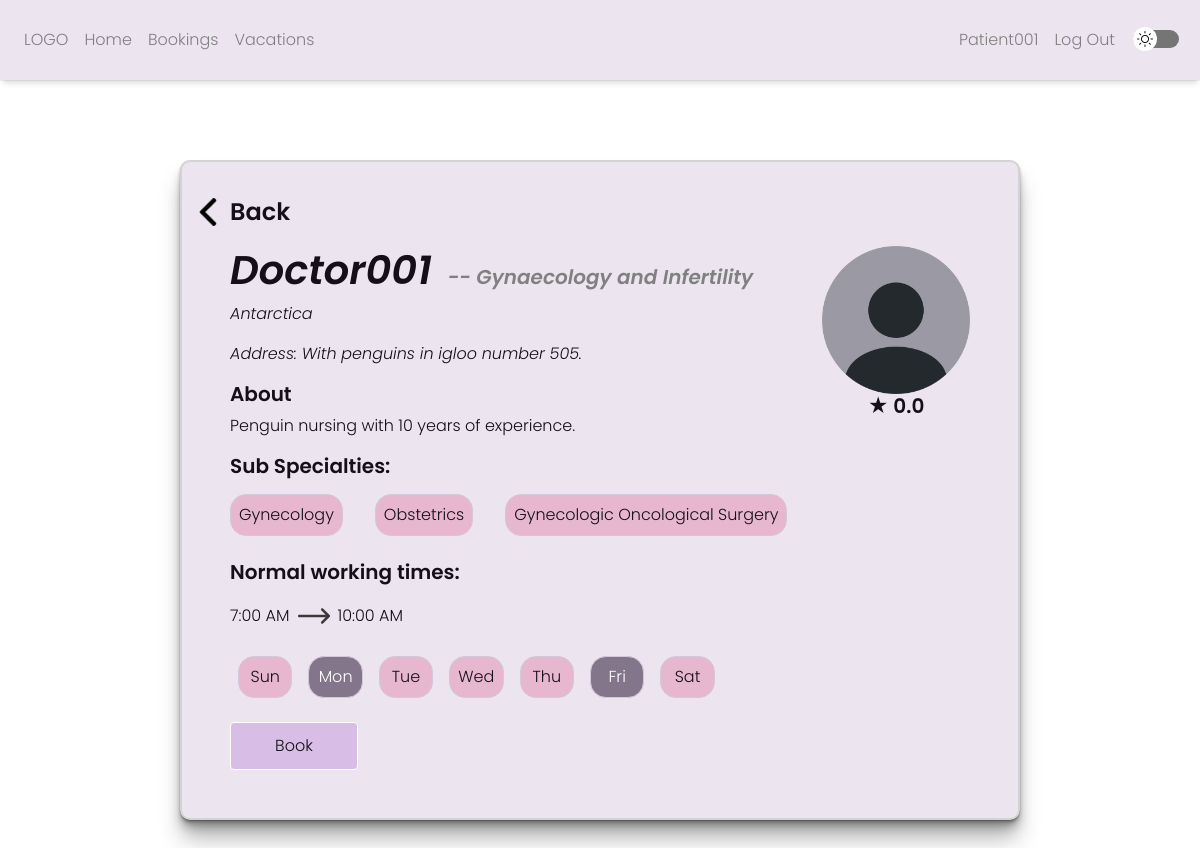
Page /profile/3 (signed in) on the earlier database version.
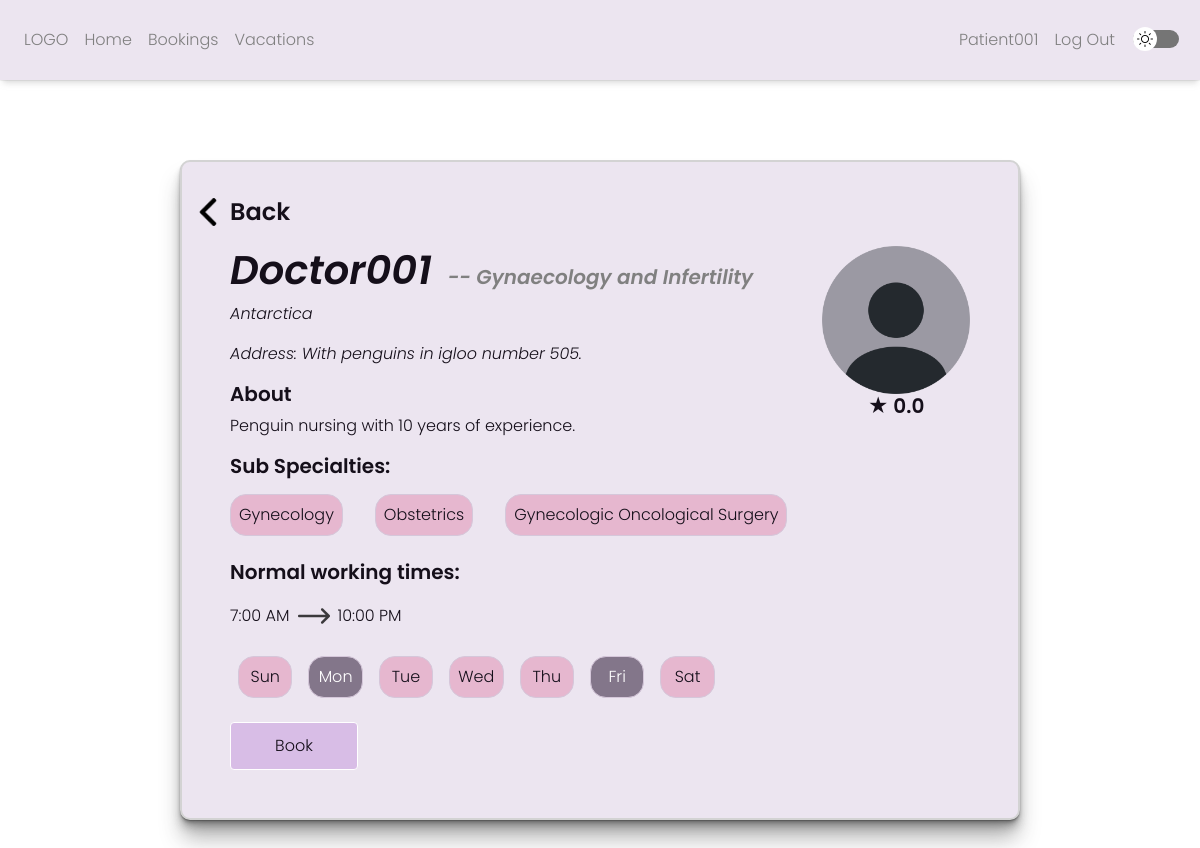
Same page on the later database version.
### YOKO_Clinics/models.py (models this page shows)
class User(AbstractUser):
    is_doctor = models.BooleanField(default=False)
    rating = models.DecimalField(null=True, max_digits=3, decimal_places=2, default=0)
    country = models.CharField(null=True, max_length=100, blank=True)
    state = models.CharField(null=True, max_length=100, blank=True)
    city = models.CharField(null=True, max_length=100, blank=True)
    address = models.CharField(null=True, max_length=1000, blank=True)
    bio = models.CharField(null=True, max_length=10000, blank=True)
    start_time = models.TimeField(null=True, blank=True)
    end_time = models.TimeField(null=True, blank=True)
    main_specialty = models.CharField(max_length=1000, default="")

### YOKO_Clinics/views.py (the view)
# urls.py: path("profile/<int:id>", views.profile, name="profile"),
@login_required
def profile(request,id):
    target = User.objects.get(id=id)
    if target.is_doctor == False:
        raise Http404("This page does not exist")
    if request.method == "POST":
        pass
    else:
        specialties = expertise.objects.filter(doctor_id=id).values_list('type_id',flat=True)
        day = repeated_vacations.objects.filter(doctor_id=id).values_list('day',flat=True)
        days = [0,0,0,0,0,0,0]
        for d in day:
            days[d - 1] = 1
        sub = []
        for specialty in specialties:
            sub.append(types.objects.get(id=specialty))
        vacay = repeated_vacations.objects.filter(doctor_id=id).values_list('day',flat=True)
        days1 = [1,2,3,4,5,6,7]
        vaycays = []
        for i in days1:
            if(i not in vacay):
                vaycays.append(i)
        return render(request, "YOKO_Clinics/profile.html",{
            'target': target,
            'sub': sub,
            'days': days,
            'repeated': vaycays
        })

### YOKO_Clinics/templates/YOKO_Clinics/profile.html (shortened to what the changed rows need)
{% extends "YOKO_Clinics/layout.html" %}
{% load static %}
{% block body %}
{% if user.id == target.id %}
    <div class="profile_frame">
        <script>
            function hide1(){
                document.getElementById("beep1").style.display = "none";
            }
            function hide(i){
                document.getElementById("beepo" + i).style.display = "none";
            }
        </script>
        <div class="back">
            <img src="../static/YOKO_Clinics/left-arrow.png" style="width:1.75rem;height:1.75rem;margin-right:0.5rem;cursor: pointer;" id="back_arrow">
            <p class="backp" id="back_thing">Back</p>
        </div>
        <div class="alert" id="beep1" style="display:none;">
            <a class="close" data-dismiss="alert" href="#" onclick="hide1()">×</a>
        </div>
        <div id="error_msgs">
        </div>
        <div class="mini_profile_div">
            <div>
                <div class="main_specialty_container">
                    <h1 id="target_username" style="font-family: 'Poppins_BoldItalic', system-ui, -apple-system, BlinkMacSystemFont, 'Segoe UI', Roboto, Oxygen, Ubuntu, Cantarell, 'Open Sans', 'Helvetica Neue', sans-serif;"></h1>
                    <h5 id="main_specialty" style="color: grey;font-family: 'Poppins_BoldItalic', system-ui, -apple-system, BlinkMacSystemFont, 'Segoe UI', Roboto, Oxygen, Ubuntu, Cantarell, 'Open Sans', 'Helvetica Neue', sans-serif;">-- {{ target.main_specialty }}</h5>
                </div>
                <script>
                    document.getElementById('target_username').textContent = "{{ target.username }}";
                </script>
                <div id="address_div" class="address_div">
                    <p id="country_display"></p>
                    <script>
                        document.getElementById('country_display').textContent = "{{ target.country }}{% if target.country != target.state %}, {{ target.state }}{% endif %}{% if target.city != target.state %}, {{ target.city }}{% endif %}";
                    </script>
                    <p id="address_display"></p>
                    <script>
                        document.getElementById('address_display').textContent = "Address: {{ target.address }}";
                    </script>
                </div>
                <div class="country_city" style="display:none;" id="country_input">
                    <div class="form-group" style="margin-right:0.5rem;">
                        <select class="form-select country form-control" name="country" id="country_select">
                        </select>
                    </div>
                    <div class="form-group" style="margin-right:0.5rem;">
                        <select class="form-select state form-control" name="state" id="state_select">
                        </select>
                    </div>
                    <div class="form-group">
                        <select class="form-select city form-control" name="city" id="city_select">
                        </select>
                    </div>
                </div>
                <div class="form-group" style="display:none;" id="address_input">
                    <input class="form-control" type="text" name="address" value="{{ target.address }}" id="address">
                </div>
                {% if target.bio %}
                <h5>About</h5>
                <div id="bio_div">
                    <p id="bio_display"></p>
                    <script>
                        document.getElementById('bio_display').textContent = "{{ target.bio }}";
                    </script>
                    <div class="form-group" id="bio_input" style="display:none;">
                        <textarea name="bio" id="bio" class="form-control">{{ target.bio }}</textarea>
                    </div>
                </div>
                {% endif %}
            </div>
            <div class="pfp_and_rating">
                <img src="../static/YOKO_Clinics/profile.png">
                <h5>★ {{ target.rating|floatformat:1 }}</h5>
                <!-- <div class="specialty-container">
                    <svg id="Layer_1" xmlns="http://www.w3.org/2000/svg" viewBox="0 0 176.78 32.54" class="svg_container"><defs></defs><path class="cls-1" d="M3.11,31.54c-.76,0-1.44-.39-1.82-1.05-.38-.66-.38-1.45,0-2.11l5.87-10.04c.75-1.28,.75-2.86,0-4.14L1.29,4.16c-.38-.66-.39-1.44,0-2.1,.38-.66,1.06-1.06,1.82-1.06H173.68c.76,0,1.44,.39,1.82,1.05,.38,.66,.38,1.45,0,2.11l-5.87,10.04c-.75,1.28-.75,2.86,0,4.14l5.87,10.04c.38,.66,.39,1.44,0,2.11-.38,.66-1.06,1.05-1.82,1.05H3.11Z"></path><path d="M173.68,2c.58,0,.86,.39,.95,.55s.29,.61,0,1.1l-5.87,10.04c-.93,1.59-.93,3.56,0,5.15l5.87,10.04c.29,.5,.1,.94,0,1.1s-.38,.55-.95,.55H3.11c-.58,0-.86-.39-.95-.55s-.29-.61,0-1.1l5.87-10.04c.93-1.59,.93-3.56,0-5.15L2.15,3.66c-.29-.5-.1-.94,0-1.1s.38-.55,.95-.55H173.68m0-2H3.11C.71,0-.78,2.6,.43,4.66L6.29,14.71c.56,.97,.56,2.16,0,3.13L.43,27.88c-1.21,2.07,.28,4.66,2.68,4.66H173.68c2.39,0,3.88-2.6,2.68-4.66l-5.87-10.04c-.56-.97-.56-2.16,0-3.13l5.87-10.04c1.21-2.07-.28-4.66-2.68-4.66h0Z"></path></svg>
                    <h5 id="main_specialty" class="main_specialty"></h5>
                </div> -->
            </div>
        </div>
        <h5>Sub Specialties:</h5>
        <div id="sub_specialties_div">
            <div class="form-group form-group-wrap" id="sub_specialties_display">
                <div id="all_subs1">
                    {% for s in sub %}
                        <p class="toggle-control2" id="sub{{ s.id }}">{{ s.type_name }}</p>
                    {% endfor %}
                </div>
            </div>
            <div class="form-group" style="display:none;" id="sub_specialties_data1">
                <select class="form-select form-control" id="specialty">
                </select>
            </div>
            <div class="form-group form-group-wrap" id="sub_specialties1" style="display:none;">
                <div id="all_subs">
                    <input type="checkbox" name="specialties" class="sub_checker" id="all_sub" autocomplete="off">
                    <label for="all_sub" class="toggle-control1">All Sub Specialties</label>
                </div>
            </div>
        </div>
        <h5 style="margin-bottom:1rem;">Normal working times:</h5>
        <div id="time_div">
            <div class="form-group1" style="margin-bottom: 1rem;" id="time_display">
                <p class="normal_p" id="start_time_display">{{ target.start_time|date:"g:i A" }}</p>
                <img src="../static/YOKO_Clinics/right-arrow.png" style="width:2rem; margin-right:0.5rem;margin-left:0.5rem;opacity:0.75;" id="arrow1">
                <p class="normal_p" id="end_time_display">{{ target.end_time|date:"g:i A" }}</p>
            </div>
            <div class="form-group form-group1" id="time_input" style="display:none;">
                <input type="time" id="start_time" name="start_time" class="form-control" value="{{ target.start_time|time:"H:i" }}">
                <img src="../static/YOKO_Clinics/right-arrow.png" style="width:2rem; margin-right:0.5rem;margin-left:0.5rem;opacity:0.75;" id="arrow2">
                <input type="time" id="end_time" name="end_time" class="form-control" value="{{ target.end_time|time:"H:i" }}">
            </div>
        </div>
        <div id="day_div">
            <div class="form-group1" style="margin-bottom: 1rem;" id="day_display">
                <label class="{% if days.0 %}toggle-control6{% else %}toggle-control5{% endif %}" id="d1">Sun</label>
                <label class="{% if days.1 %}toggle-control6{% else %}toggle-control5{% endif %}" id="d2">Mon</label>
                <label class="{% if days.2 %}toggle-control6{% else %}toggle-control5{% endif %}" id="d3">Tue</label>
                <label class="{% if days.3 %}toggle-control6{% else %}toggle-control5{% endif %}" id="d4">Wed</label>
                <label class="{% if days.4 %}toggle-control6{% else %}toggle-control5{% endif %}" id="d5">Thu</label>
                <label class="{% if days.5 %}toggle-control6{% else %}toggle-control5{% endif %}" id="d6">Fri</label>
                <label class="{% if days.6 %}toggle-control6{% else %}toggle-control5{% endif %}" id="d7">Sat</label>
            </div>
            <div class="form-group form-group1 form-group2" id="day_input" style="display: none;">
                <input type="checkbox" id="1d" name="days" value="1" class="days_checker">
                <label class="toggle-control" for="1d">Sun</label>
                <input type="checkbox" id="2d" name="days" value="2" class="days_checker">
                <label class="toggle-control" for="2d">Mon</label>
                <input type="checkbox" id="3d" name="days" value="3" class="days_checker">
                <label class="toggle-control" for="3d">Tue</label>
                <input type="checkbox" id="4d" name="days" value="4" class="days_checker">
                <label class="toggle-control" for="4d">Wed</label>
                <input type="checkbox" id="5d" name="days" value="5" class="days_checker">
                <label class="toggle-control" for="5d">Thu</label>
                <input type="checkbox" id="6d" name="days" value="6" class="days_checker">
                <label class="toggle-control" for="6d">Fri</label>
                <input type="checkbox" id="7d" name="days" value="7" class="days_checker">
                <label class="toggle-control" for="7d">Sat</label>
            </div>
        </div>
        <button class="btn btn-primary norm_btn" id="edit_btn">Edit Profile</button>
        <button class="btn btn-primary norm_btn" id="save_btn" style="display:none;">Save</button>
        <button class="btn btn-primary norm_btn" id="cancel_btn" style="display:none;">Cancel</button>
    </div>
    {% else %}
    <div class="profile_frame">
        <div class="back">
            <img src="../static/YOKO_Clinics/left-arrow.png" style="width:1.75rem;height:1.75rem;margin-right:0.5rem;cursor: pointer;" id="back_arrow">
            <p class="backp" id="back_thing">Back</p>
        </div>
        <div class="mini_profile_div">
            <div>
                <div class="main_specialty_container">
                    <h1 id="target_username" style="font-family: 'Poppins_BoldItalic', system-ui, -apple-system, BlinkMacSystemFont, 'Segoe UI', Roboto, Oxygen, Ubuntu, Cantarell, 'Open Sans', 'Helvetica Neue', sans-serif;"></h1>
                    <h5 style="color: grey;font-family: 'Poppins_BoldItalic', system-ui, -apple-system, BlinkMacSystemFont, 'Segoe UI', Roboto, Oxygen, Ubuntu, Cantarell, 'Open Sans', 'Helvetica Neue', sans-serif;">-- {{ target.main_specialty }}</h5>
                </div>
                <div id="address_div" class="address_div">
                    <p id="country_display"></p>
                    <p id="address_display"></p>
                </div>
                {% if target.bio %}
                <h5>About</h5>
                <div id="bio_div">
                    <p id="bio_display"></p>
                </div>
                {% endif %}
            </div>
            <div class="pfp_and_rating">
                <img src="../static/YOKO_Clinics/profile.png">
                <h5>★ {{ target.rating|floatformat:1 }}</h5>
            </div>
        </div>
        <h5>Sub Specialties:</h5>
        <div id="sub_specialties_div">
            <div class="form-group form-group-wrap" id="sub_specialties_display">
                <div id="all_subs1">
                    {% for s in sub %}
                        <p class="toggle-control2" id="sub{{ s.id }}">{{ s.type_name }}</p>
                    {% endfor %}
                </div>
            </div>
        </div>
        <h5 style="margin-bottom:1rem;">Normal working times:</h5>
        <div id="time_div">
            <div class="form-group1" style="margin-bottom: 1rem;" id="time_display">
                <p class="normal_p" id="start_time_display">{{ target.start_time|date:"g:i A" }}</p>
                <img src="../static/YOKO_Clinics/right-arrow.png" style="width:2rem; margin-right:0.5rem;margin-left:0.5rem;opacity:0.75;" id="arrow1">
                <p class="normal_p" id="end_time_display">{{ target.end_time|date:"g:i A" }}</p>
            </div>
        </div>
        <div id="day_div">
            <div class="form-group1" style="margin-bottom: 1rem;" id="day_display">
                <label class="{% if days.0 %}toggle-control6{% else %}toggle-control5{% endif %}" id="d1">Sun</label>
                <label class="{% if days.1 %}toggle-control6{% else %}toggle-control5{% endif %}" id="d2">Mon</label>
                <label class="{% if days.2 %}toggle-control6{% else %}toggle-control5{% endif %}" id="d3">Tue</label>
                <label class="{% if days.3 %}toggle-control6{% else %}toggle-control5{% endif %}" id="d4">Wed</label>
                <label class="{% if days.4 %}toggle-control6{% else %}toggle-control5{% endif %}" id="d5">Thu</label>
                <label class="{% if days.5 %}toggle-control6{% else %}toggle-control5{% endif %}" id="d6">Fri</label>
                <label class="{% if days.6 %}toggle-control6{% else %}toggle-control5{% endif %}" id="d7">Sat</label>
            </div>
        </div>
        <button class="btn btn-primary norm_btn" id="book_btn">Book</button>
    </div>
    {% endif %}
{% endblock %}

Differences in the rows shown:
changed User "Gynaecology and Infertility": end_time "10:00 AM" → "10:00 PM"
